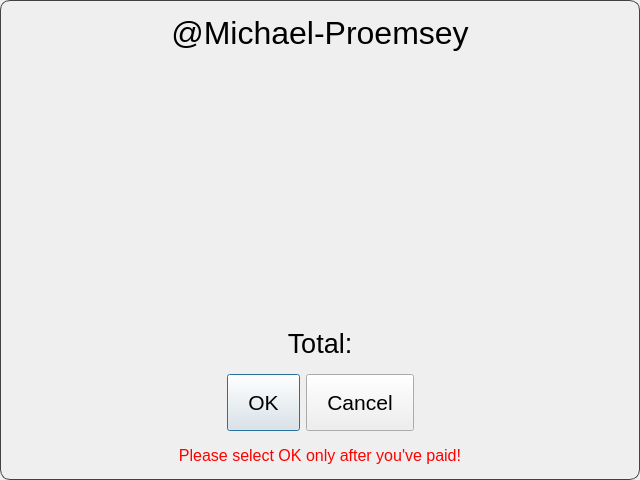
<?xml version="1.0" encoding="UTF-8"?>
<ui version="4.0">
 <class>settle_up_dialog</class>
 <widget class="QDialog" name="settle_up_dialog">
  <property name="geometry">
   <rect>
    <x>0</x>
    <y>0</y>
    <width>640</width>
    <height>480</height>
   </rect>
  </property>
  <property name="styleSheet">
   <string notr="true">QDialog {
	border: 1px solid #424242;
	border-top-left-radius: 10px;
	border-bottom-left-radius: 10px;
	border-top-right-radius: 10px;
	border-bottom-right-radius: 10px;
}</string>
  </property>
  <layout class="QVBoxLayout" name="verticalLayout" stretch="0,1,0,0,0">
   <property name="spacing">
    <number>15</number>
   </property>
   <property name="topMargin">
    <number>15</number>
   </property>
   <property name="bottomMargin">
    <number>15</number>
   </property>
   <item>
    <widget class="QLabel" name="label">
     <property name="font">
      <font>
       <pointsize>24</pointsize>
      </font>
     </property>
     <property name="text">
      <string>@Michael-Proemsey</string>
     </property>
     <property name="alignment">
      <set>Qt::AlignCenter</set>
     </property>
    </widget>
   </item>
   <item>
    <widget class="QLabel" name="qr_code_label">
     <property name="alignment">
      <set>Qt::AlignCenter</set>
     </property>
    </widget>
   </item>
   <item>
    <widget class="QLabel" name="total_label">
     <property name="font">
      <font>
       <pointsize>20</pointsize>
      </font>
     </property>
     <property name="text">
      <string>Total:</string>
     </property>
     <property name="alignment">
      <set>Qt::AlignCenter</set>
     </property>
    </widget>
   </item>
   <item>
    <widget class="QDialogButtonBox" name="button_box">
     <property name="styleSheet">
      <string notr="true">padding: 15px 20px;
font-size: 16pt</string>
     </property>
     <property name="standardButtons">
      <set>QDialogButtonBox::Cancel|QDialogButtonBox::Ok</set>
     </property>
     <property name="centerButtons">
      <bool>true</bool>
     </property>
    </widget>
   </item>
   <item>
    <widget class="QLabel" name="label_3">
     <property name="font">
      <font>
       <pointsize>12</pointsize>
      </font>
     </property>
     <property name="styleSheet">
      <string notr="true">color: red</string>
     </property>
     <property name="text">
      <string>Please select OK only after you've paid!</string>
     </property>
     <property name="alignment">
      <set>Qt::AlignCenter</set>
     </property>
    </widget>
   </item>
  </layout>
 </widget>
 <resources/>
 <connections/>
</ui>
